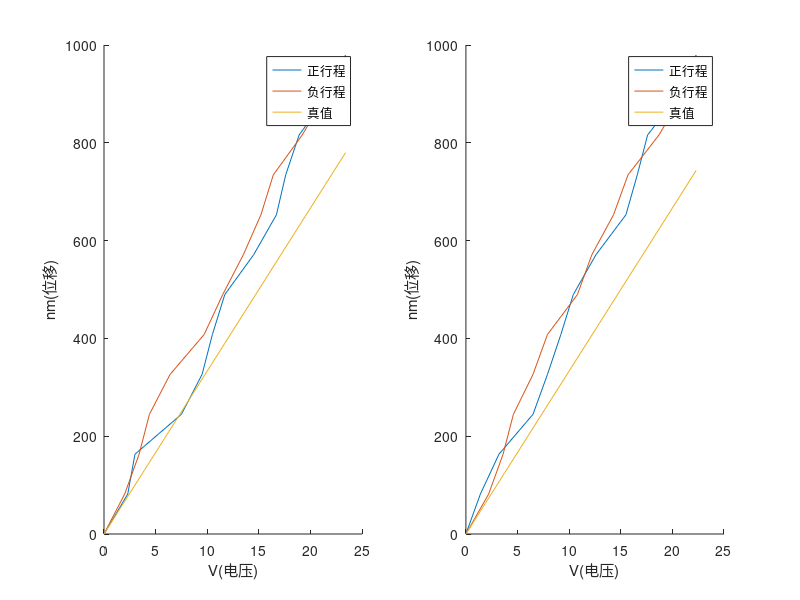

Here is the MATLAB script that generated this plot:
% 该文件用于处理数据，详情查看README文件

% 波长
lamuda = 652.8;

x11 = [0,2.4,3.9,6.1,7.0,10.5,12.4,13.9,14.6,17.8,19.0,19.8,21.4,23.7,25.5];
x12 = [];%未记录

x21 = [0,2.3,3.0,7.5,9.5,10.5,11.7,14.5,16.7,17.6,18.9,21.7,23.4];%正行程位移变化时电压
x22 = [0,2.0,3.4,4.4,6.4,9.7,11.5,13.5,15.2,16.4,19.2,21.5,23.4];%负行程位移变化时电压
x23 = (0:x21(1,13)/12:x21(1,13));%150V时位移5um，误差10%
y23 = 5000/150*x23;      %位移真值
y21 = lamuda/8*(0:1:12); %测量位移

x31 = [0,1.4,3.2,6.5,7.9,9.2,10.4,12.6,15.5,16.6,17.6,20.6,22.3];%正行程位移变化时电压
x32 = [0,2.2,3.6,4.6,6.5,7.9,10.8,12.2,14.3,15.7,18.7,21,22.3];%负行程位移变化时电压
x33 = 0:x31(1,13)/12:x31(1,13);
y33 = 5000/150*x33;      %位移真值
y31 = lamuda/8*(0:1:12); %测量位移

% 画第二次测量曲线
subplot(1,2,1);
hold on;
plot(x21,y21);
plot(x22,y21);
plot(x23,y23);
legend('正行程','负行程','真值');
xlabel('V(电压)');
ylabel('nm(位移)');

hold off;

% 画第三次测量曲线
subplot(1,2,2);
hold on;
plot(x31,y31);
plot(x32,y31);
plot(x33,y33);
legend('正行程','负行程','真值');
xlabel('V(电压)');
ylabel('nm(位移)');
hold off;
